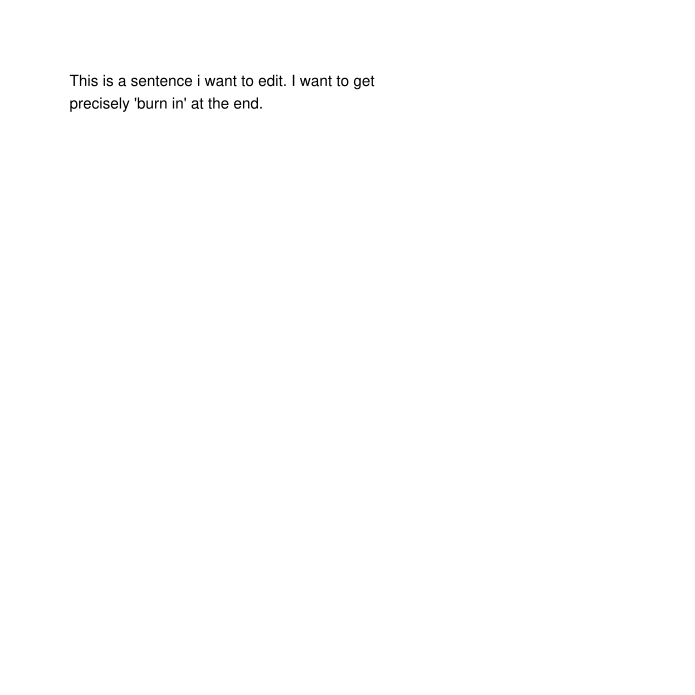

Python code for this plot:
import fitz
import os

doc = fitz.open()
page = doc.new_page(width=500, height=500)

text = "This is a sentence i want to edit. I want to get precisely 'burn in' at the end."
rect = fitz.Rect(50, 50, 50 + 250, 50 + 50)  # Width 250, Height 50

# Test insert_textbox with constraints that might drop a word
page.insert_textbox(rect, text, fontsize=11, fontname="helv")

doc.save("/var/www/lifestyle/test_fitz.pdf")
doc.close()

import subprocess
subprocess.run(['pdftotext', '/var/www/lifestyle/test_fitz.pdf', '/var/www/lifestyle/test_fitz.txt'])
with open('/var/www/lifestyle/test_fitz.txt', 'r') as f:
    print(f.read())
